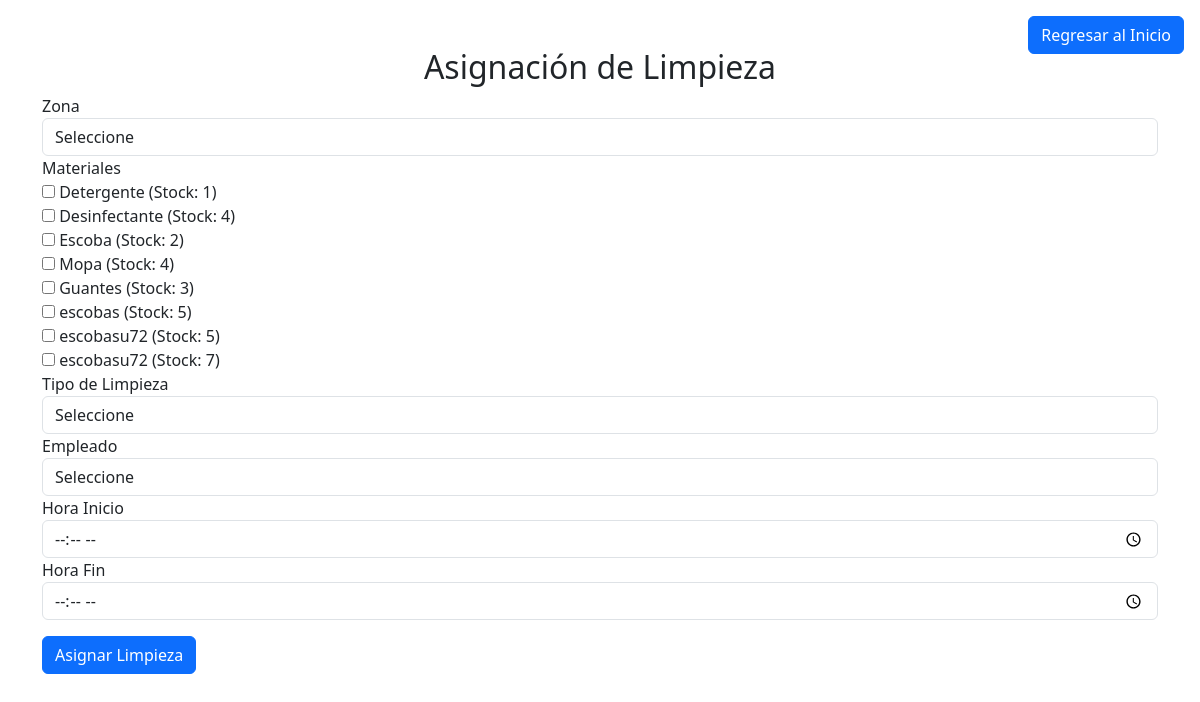
Page /pagina/asignacionLimpieza.php (signed in) on the committed database.
### tables this page shows
CREATE TABLE `materiallimpieza` (
  `IdMaterial` int(11) NOT NULL,
  `NombreMaterial` varchar(40) NOT NULL,
  `DescripcionMaterial` varchar(100) NOT NULL,
  `Stock` int(11) NOT NULL DEFAULT 0
);

### pagina/asignacionLimpieza.php (the view, shortened to what this page needs)
<?php
include('conexion.php');
$materiales = $conexion->query("SELECT * FROM MaterialLimpieza WHERE Stock > 0");
$inicio = 'login.php';
if (isset($_SESSION['idPuesto'])) {
    if ($_SESSION['idPuesto'] == 1) {
        $inicio = 'index_admin.php';
    } elseif ($_SESSION['idPuesto'] == 2) {
        $inicio = 'index_empleado.php';
    }
}
?>
<!DOCTYPE html>
<html lang="es">
<head>
    <link href="css/bootstrap.min.css" rel="stylesheet">
</head>
<body>
<div class="container mt-5">
    <h2 class="text-center">Asignación de Limpieza</h2>
    <form method="POST">
        <label>Zona</label>
        <select name="zona" class="form-control" required>
            <option value="">Seleccione</option>
        </select>
        <label>Materiales</label>
        <?php while ($row = $materiales->fetch_assoc()) { ?>
            <div>
                <input type="checkbox" name="materiales[]" value="<?= $row['IdMaterial'] ?>"> <?= $row['NombreMaterial'] ?> (Stock: <?= $row['Stock'] ?>)
            </div>
        <?php } ?>
        <label>Tipo de Limpieza</label>
        <select name="tipoLimpieza" class="form-control" required>
            <option value="">Seleccione</option>
        </select>
        <label>Empleado</label>
        <select name="empleado" class="form-control" required>
            <option value="">Seleccione</option>
        </select>
        <label>Hora Inicio</label>
        <input type="time" name="horaInicio" class="form-control" required>
        <label>Hora Fin</label>
        <input type="time" name="horaFin" class="form-control" required>
        <button type="submit" class="btn btn-primary mt-3">Asignar Limpieza</button>
    </form>
</div>
<a href="<?= $inicio; ?>" class="btn btn-primary position-fixed top-0 end-0 m-3">Regresar al Inicio</a>
</body>
</html>

### rows in the picture
materiallimpieza: NombreMaterial "Detergente", Stock "1"
materiallimpieza: NombreMaterial "Desinfectante", Stock "4"
materiallimpieza: NombreMaterial "Escoba", Stock "2"
materiallimpieza: NombreMaterial "Mopa", Stock "4"
materiallimpieza: NombreMaterial "Guantes", Stock "3"
materiallimpieza: NombreMaterial "escobas", Stock "5"
materiallimpieza: NombreMaterial "escobasu72", Stock "5"
materiallimpieza: NombreMaterial "escobasu72", Stock "7"
